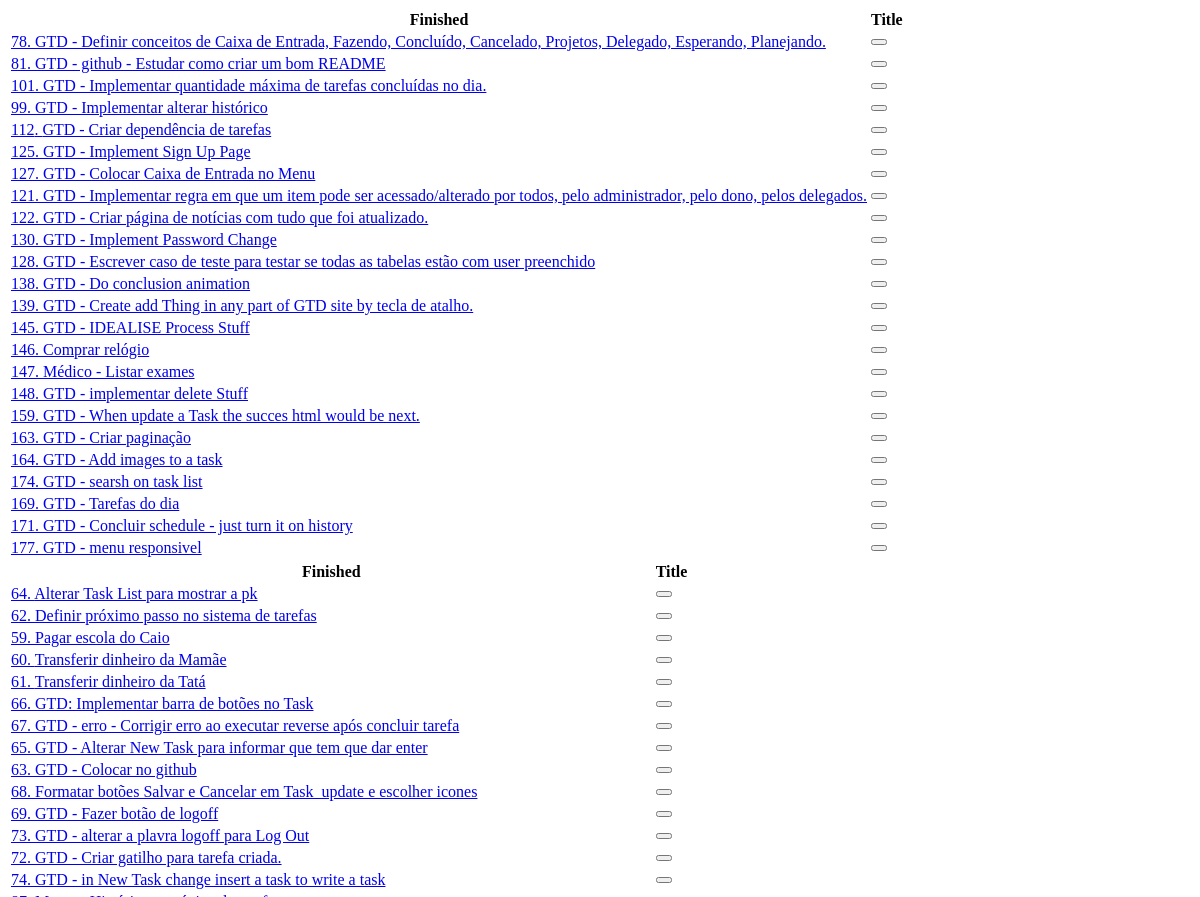
/tasks/display_tasks/ (signed in, upper part), run on an earlier commit of the app's database.
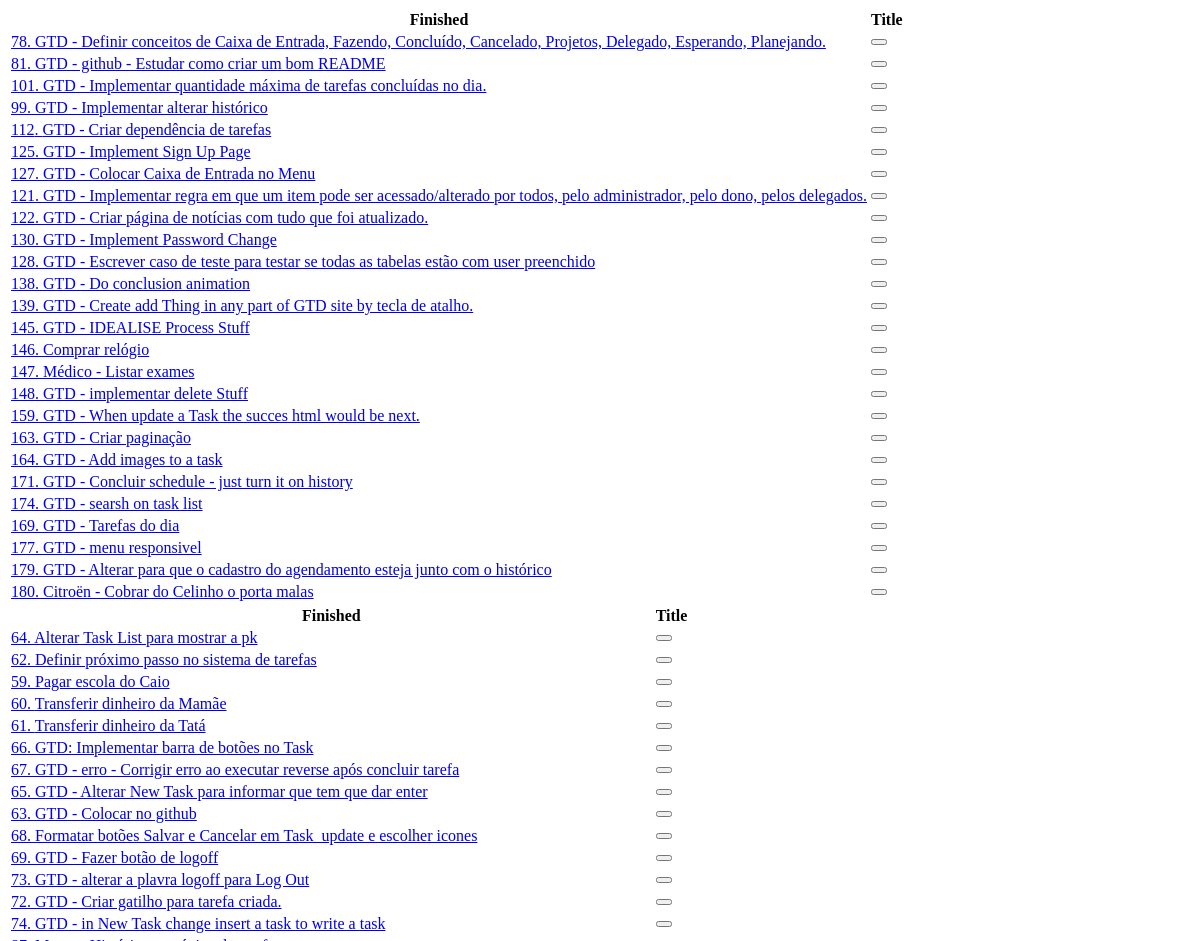
And on a later commit of the database.
### tasks/models.py (models this page shows, shortened)
class Task(models.Model):
    TYPE_CHOICES = {
        'ST': 'Stuff',
        'TK': 'Task',
        'PJ': 'Project',
        'RF': 'Reference',
    }
    user = models.ForeignKey(settings.AUTH_USER_MODEL, verbose_name='User', on_delete=models.CASCADE)
    type = models.CharField('Type', max_length=2, choices=TYPE_CHOICES, default='TK')
    title = models.CharField("Title", max_length=160)
    description = models.TextField("description", blank=True, null=True)
    dt_scheduled = models.DateTimeField("Scheduled for", blank=True, null=True, default=defautlSchedule)
    dt_completed = models.DateTimeField("Completed on", blank=True, null=True)
    dt_canceled  = models.DateTimeField("Completed on", blank=True, null=True)
    created = models.DateTimeField('Created', auto_now_add=True, null=True)
    modified = models.DateTimeField('Modified', auto_now=True, null=True)
    class Meta:
        verbose_name = 'Task'
        verbose_name_plural = 'Tasks'
        ordering = ['user', 'dt_completed','dt_scheduled']

### tasks/views.py (the view)
# urls.py: path('display_tasks/', display_tasks, name='display_tasks'),
@login_required
def display_tasks(request):
    context = {
        'tasks': {
            'uncompleted_tasks': Task.objects.filter(dt_completed__isnull=True, user=request.user, type='TK'),
            'completed_tasks': Task.objects.filter(dt_completed__isnull=False, user=request.user, type='TK'),
        }
    }
    return render(request, 'tasks/task_list.html', context)

### tasks/templates/tasks/task_list.html (shortened to what this page needs)
<div id="tasks" class="table-responsive">
    {% for key, items in tasks.items %}
        <table class="table table-hover table-bordered">
            <thead class="table-dark">
            <tr>
                <th>Finished</th>
                <th colspan="2">Title</th>
            </tr>
            </thead>
            {% for item in items %}
            <tbody>
            <tr {% cycle "" "class='table-secondary'"%} >
                <td><a href="{% url 'tasks:task' item.pk %}" >{{item.pk}}. {{item.title}}</a></td>
                <td><div class="btn-group end" role="group">
                    <button type="button" class="btn btn-danger"
                           hx-delete="{% url 'tasks:delete_task' item.pk %}"
                           hx-confirm="Are you sure you wish to delete this task?"
                           hx-target="#tasks"
                    ></button>
                </div></td>
            </tr>
            </tbody>
            {% endfor %}
        </table>
    {% endfor %}
</div>

What changed in the data, as far as the page shows it:
changed Task "GTD - Concluir schedule - just turn it on history": moves up the list
added Task: pk "179", title "GTD - Alterar para que o cadastro do agendamento esteja junto com o histórico"
added Task: pk "180", title "Citroën - Cobrar do Celinho o porta malas"
